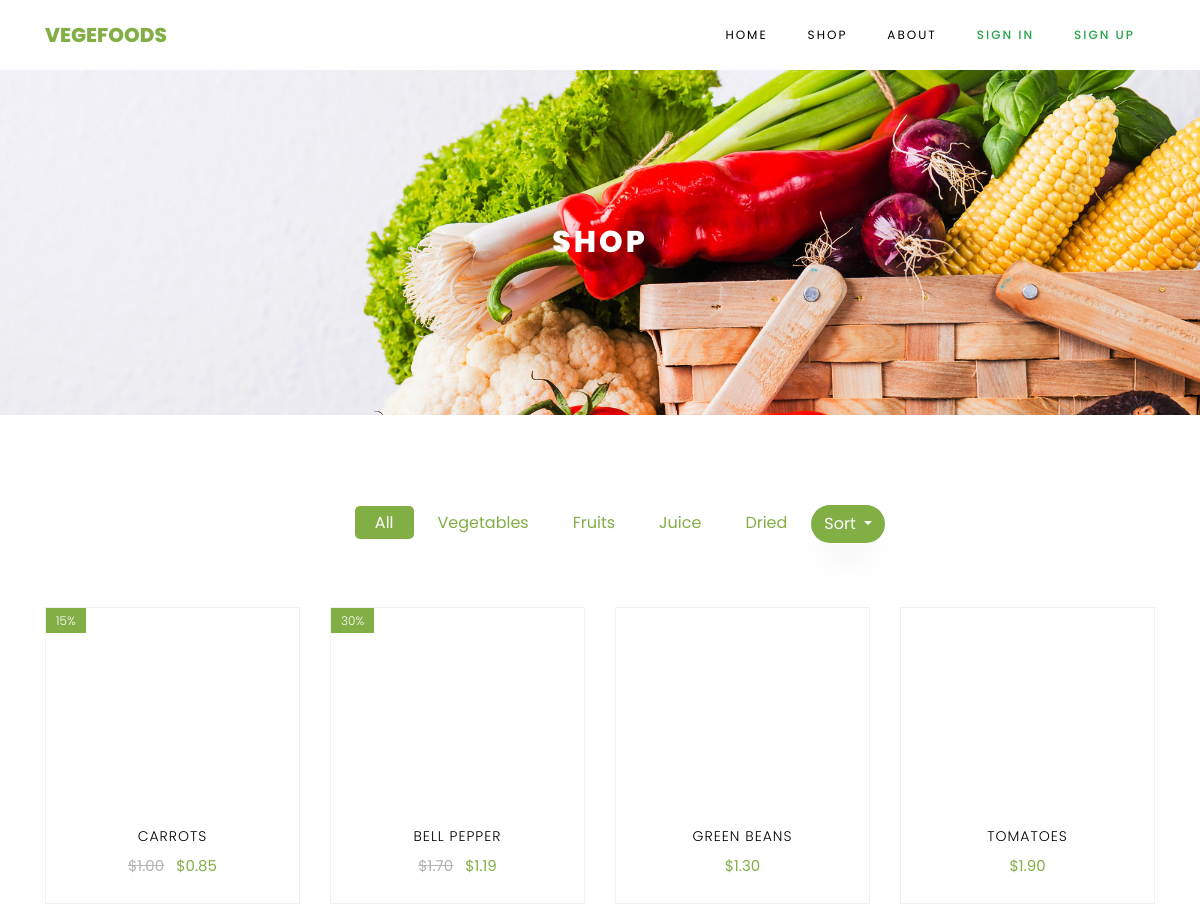
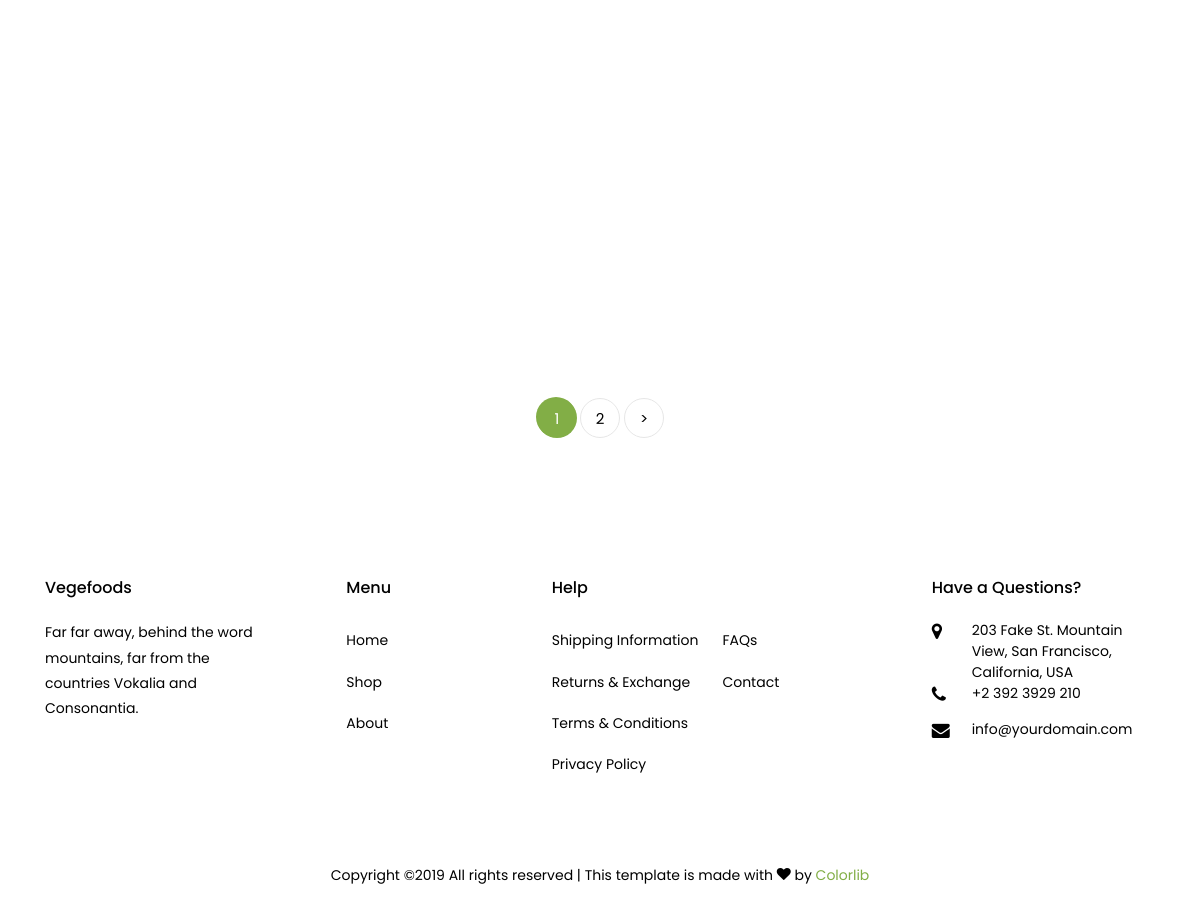
The app's page /shop/?orderby=final_price with its own data (2 pictures, top to bottom).
### OnlineShop/apps/shop/models.py (models this page shows, shortened)
class Product(models.Model):
    PRODUCT_CATEGORY = (
        ('VEGETABLES', 'Vegetables'),
        ('FRUITS', 'Fruits'),
        ('JUICE', 'Juice'),
        ('DRIED', 'Dried'),
    )
    id = models.UUIDField(primary_key=True, default=uuid.uuid4, editable=False)
    category = models.CharField(max_length=15, choices=PRODUCT_CATEGORY)
    image = models.ImageField(upload_to='products', null=True, blank=True)
    title = models.CharField(max_length=150)
    description = models.TextField()
    price = models.DecimalField(max_digits=8, decimal_places=2, validators=[MinValueValidator(0)])
    discount = models.PositiveSmallIntegerField(default=0,
        validators=[MinValueValidator(0), MaxValueValidator(100)])
    rating = models.FloatField(
        validators=[MinValueValidator(1.0), MaxValueValidator(5.0)]
    )
    final_price = models.DecimalField(max_digits=8, decimal_places=2, default=0, editable=False)
    slug = models.SlugField(default="_", max_length=100)
    def get_absolute_url(self):
        return reverse('product', kwargs={'slug' : self.slug})

### OnlineShop/apps/shop/views.py (the view)
# urls.py: path('shop/', shop_view.as_view(), name='shop'),
class shop_view(ListView):
    model = Product
    paginate_by = 8
    template_name = 'shop.html'
    def get_queryset(self):
        category = self.request.GET.get('category', 'All')
        sort_order = self.request.GET.get('orderby', 'title')
        if category == 'All':
            return Product.objects.all().order_by(sort_order)
        else:
            return Product.objects.filter(category=category).order_by(sort_order)
    def get_context_data(self, *, object_list=None, **kwargs):
        context = super().get_context_data(**kwargs)
        context['categories'] = [("All", "All")]
        context['categories'].extend(Product.PRODUCT_CATEGORY)
        context['current_category'] = self.request.GET.get('category', 'All')
        context['sort_orders'] = [
            ('title', 'Title'),
            ('category', 'Category'),
            ('final_price', 'Price'),
            ('rating', 'Rating')
        ]
        context['current_sort_order'] = self.request.GET.get('orderby', 'title')
        return context

### OnlineShop/templates/shop.html (shortened to what this page needs)
{% extends "base.html" %}
{% load static %}
{% block content %}
    <main class="mb-3">
	    <div class="hero-wrap hero-bread" style="background-image: url('../static/images/bg_1.jpg');">
	      <div class="container">
	        <div class="row no-gutters slider-text align-items-center justify-content-center">
	          <div class="col-md-9 ftco-animate text-center">
	            <h1 class="mb-0 bread">Shop</h1>
	          </div>
	        </div>
	      </div>
	    </div>
	    <section class="ftco-section">
	    	<div class="container">
	    		<div class="row justify-content-center">
	    			<div class="col-md-10 mb-5 text-center">
	    				<ul class="product-category">
							{% for category in categories %}
		                        {% if category.0 == current_category %}
		                            <li><a href="?category={{ category.0 }}" class="active">{{ category.1 }}</a></li>
		                        {% else %}
		                            <li><a href="?category={{ category.0 }}">{{ category.1 }}</a></li>
		                        {% endif %}
	                    	{% endfor %}
				            <li class="btn-group">
				                <button class="btn dropdown-toggle text-white" style="background-color: #82AE46" data-toggle="dropdown" aria-haspopup="true" aria-expanded="false">
				                    Sort
				                </button>
				            </li>
	    				</ul>
	    			</div>
	    		</div>
	    		<div class="row">
	    			{% for product_elem in object_list  %}
	    			<div class="col-md-6 col-lg-3 ftco-animate">
	    				<div class="product">
	    					<a href="{{ product_elem.get_absolute_url }}" class="img-prod">
                                {% if product_elem.discount %}
                                <span class="status">{{ product_elem.discount }}%</span>
      							{% endif %}
	    					</a>
	    					<div class="text py-3 pb-4 px-3 text-center">
	    						<h3><a href="{{ product_elem.get_absolute_url }}">{{ product_elem.title }}</a></h3>
	    						<div class="d-flex">
	    							<div class="pricing">
			    						<p class="price">
							                {% if product_elem.final_price != product_elem.price %}
			    							<span class="mr-2 price-dc">${{ product_elem.price }}</span>
			    							{% endif %}
			    							<span class="price-sale">${{ product_elem.final_price }}</span>
			    						</p>
			    					</div>
		    					</div>
	    					</div>
	    				</div>
	    			</div>
	    			{% endfor %}
	    		</div>
	    		{% if is_paginated %}
	    		<div class="row mt-5">
		          <div class="col text-center">
		            <div class="block-27">
		              <ul>
                        {% for i in paginator.page_range %}
                            {% if page_obj.number == i %}
                            	<li class="active">
                            		<a href="?page={{ i }}">
                            			<span>{{ i }}</span>
                            		</a>
                            	</li>
                            {% else %}
                                <li>
                                    <a href="?page={{ i }}">
                                        {{ i }}
                                    </a>
                                </li>
                            {% endif %}
                        {% endfor %}
                        {% if page_obj.has_next %}
                        	<li>
                        		<a href="?page={{ page_obj.next_page_number }}" aria-label="Next">&gt;</a>
                        	</li>
                        {% endif %}
                   	  </ul>
	            	</div>
	          	  </div>
	          	</div>
            	{% endif %}
	    	</div>
	    </section>
    </main>
{% endblock content %}

### records on screen
Product: discount "15", title "CARROTS", price "1.00", final_price "0.85"
Product: discount "30", title "BELL PEPPER", price "1.70", final_price "1.19"
Product: title "GREEN BEANS", final_price "1.30"
Product: title "TOMATOES", final_price "1.90"

### other values on screen
{{ category.1 }} "All"
{{ category.1 }} "Vegetables" "Fruits" "Juice" "Dried"
{{ i }} "1"
{{ i }} "2"
